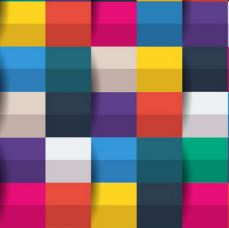
#> input picture OpenCV/Code/4_Picture_Process/2_geometry_transform/img.jpg, 229 x 228 px
$ python affine_transform.py
#> lines starting #> are read from the running program, lines starting #| are printed output that depends on the picture
import cv2
import numpy as np

img = cv2.imread('img.jpg',cv2.IMREAD_COLOR)
#> img is the input picture: shape (228, 229, 3); mean B, G, R 114.3, 106.5, 134.8
height,width = img.shape[:2]
#> height = 228; width = 229

pts1 = np.array([[50,50],[100,20],[20,100]],np.float32)
pts2 = np.array([[10,10],[90,5],[5,90]],np.float32)

M = cv2.getAffineTransform(pts1,pts2)
res = cv2.warpAffine(img,M,(width,height))
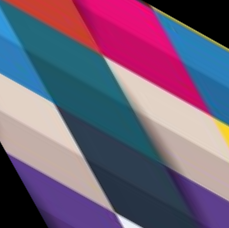
#> res: shape (228, 229, 3); mean B, G, R 120.7, 94.8, 111.6

while True:
    cv2.imshow('res',res)
    key = cv2.waitKey(1)
#> (key Esc is pressed here)
    if key == 27:
        break

cv2.destroyAllWindows()
